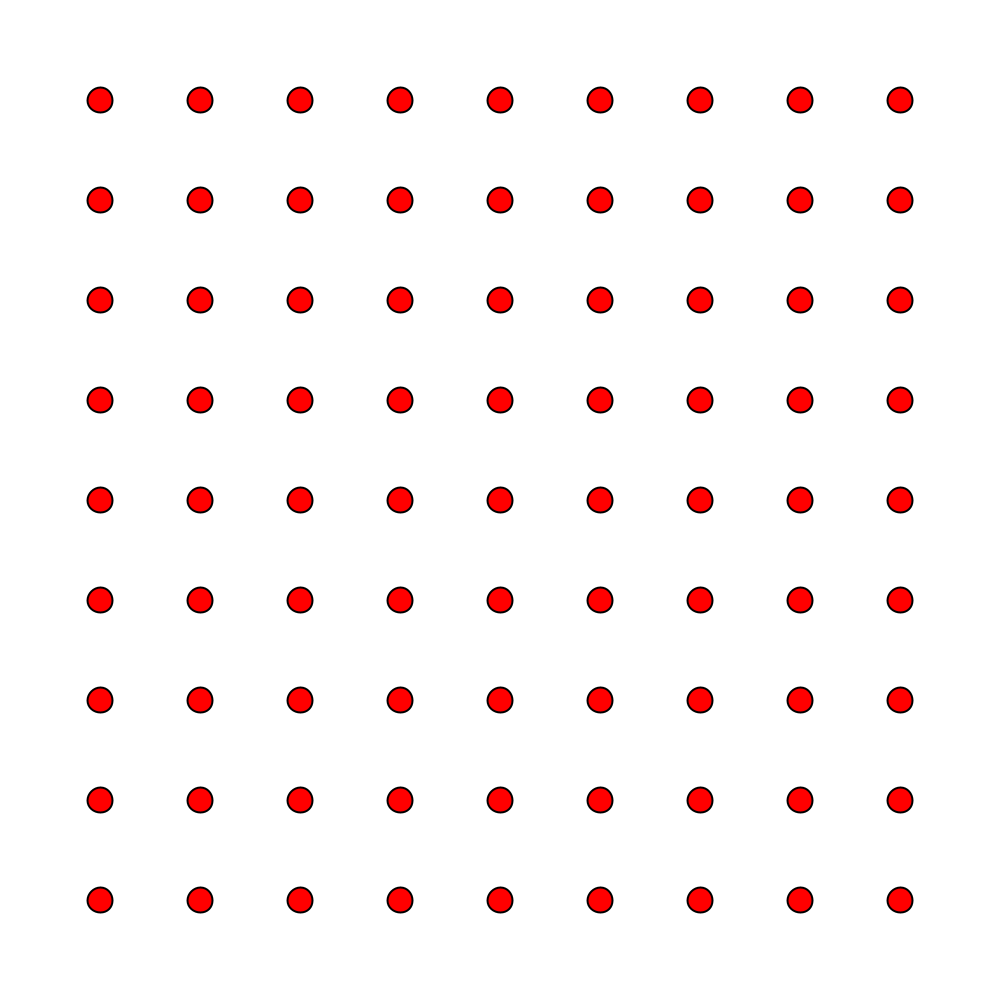
Frame 1 (no input)
Frame 60 (the mouse pressed at the canvas centre just before this capture): identical to frame 1, image omitted
Frame 120 (the mouse held since frame 60 and released just before this capture): identical to frame 1, image omitted

The Processing sketch that drew this single still picture (run headless with seeded random() and noise(); from frame 60 on, the mouse is pressed at the canvas centre):

// Processing sketch: studio_3_loops
// ── studio_3_loops.pde
void setup() {
  size(1000, 1000);
}

void draw() {
  background(255);
  for (int x = 100; x < width; x+= 100) {
    for (int y = 100; y < height; y+=100) {
      strokeWeight(2);
      fill(255, 0, 0);
      circle(x, y, 25);
    }
  }
}
